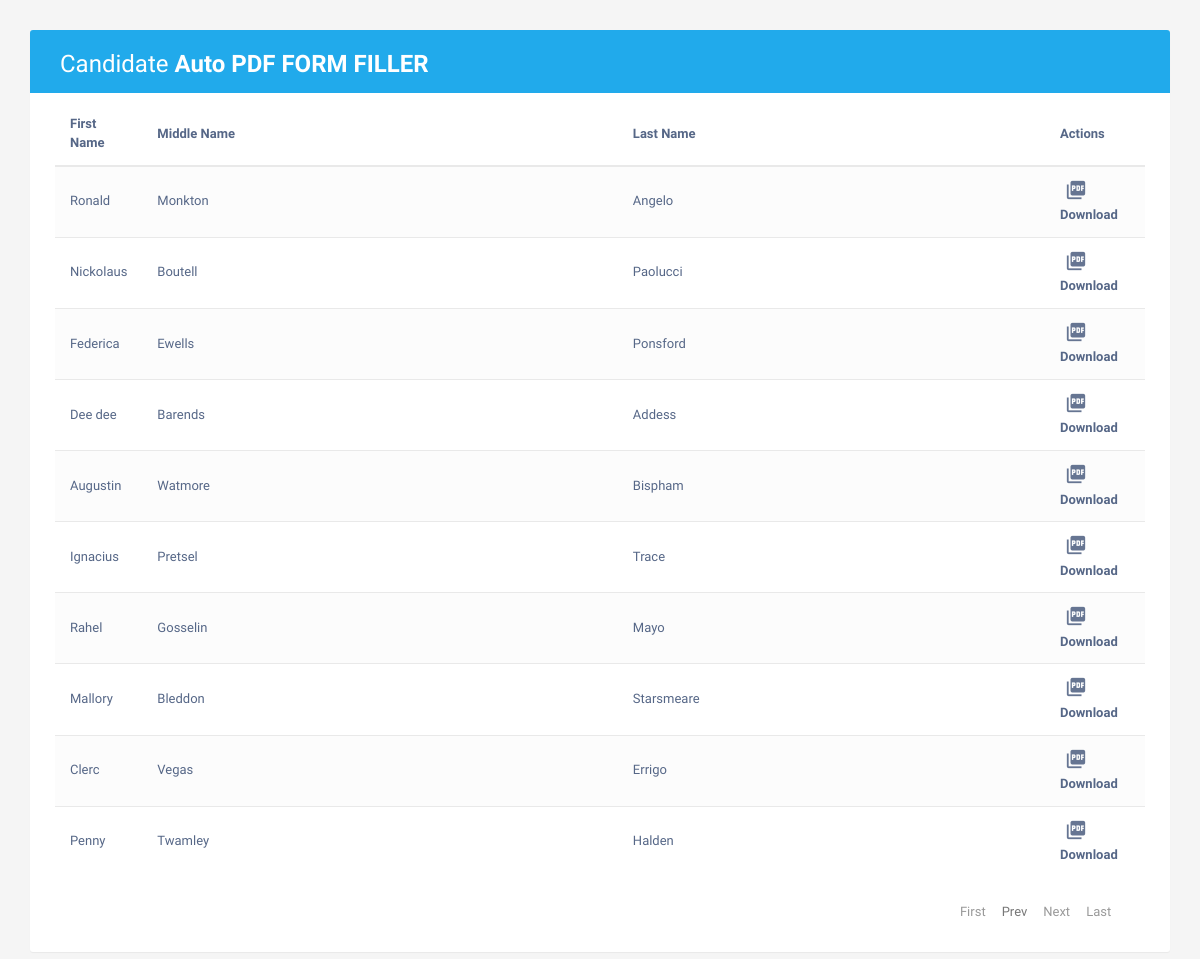
The page / on the database its author committed.
### tables this page shows
CREATE TABLE IF NOT EXISTS `users` (
  `id` bigint(30) NOT NULL AUTO_INCREMENT,
  `firstname` varchar(65) NOT NULL,
  `middlename` varchar(255) NOT NULL,
  `lastname` varchar(255) NOT NULL,
  PRIMARY KEY (`id`)
);

### index.php (the view, shortened to what this page needs)
<!DOCTYPE html>
<html lang="en">
<head>
<link rel="stylesheet" href="https://maxcdn.bootstrapcdn.com/font-awesome/4.7.0/css/font-awesome.min.css">
<link rel="stylesheet" href="https://maxcdn.bootstrapcdn.com/bootstrap/3.3.7/css/bootstrap.min.css">
</head>
<body>
    <div class="container">
        <div class="table-wrapper">
            <div class="table-title">
                <div class="row">
                    <div class="col-sm-6">
						<h2>Candidate <b>Auto PDF FORM FILLER</b></h2>
					</div>
                </div>
            </div>
			<?php
	require_once("_dbConfig.php");
			  if (isset($_GET['pageno'])) {
            $pageno = $_GET['pageno'];
        } else {
            $pageno = 1;
        }
        $no_of_records_per_page = 10;
        $offset = ($pageno-1) * $no_of_records_per_page;
			  $total_pages_sql = "SELECT COUNT(*) FROM users";
        $result = mysqli_query($connection,$total_pages_sql);
        $total_rows = mysqli_fetch_array($result)[0];
        $total_pages = ceil($total_rows / $no_of_records_per_page);
			   $sql = mysqli_query($connection,"SELECT * from users LIMIT $offset, $no_of_records_per_page") or   die(mysqli_error($connection));
			?>
            <table class="table table-striped table-hover">
                <thead>
                    <tr>
                        <th>First Name</th>
                        <th>Middle Name</th>
						<th>Last Name</th>
                        <th>Actions</th>
                    </tr>
                </thead>
                <tbody>
				<?php
while( $row = mysqli_fetch_array( $sql) ) {
					?>
                    <tr>
                        <td><?php echo $row['firstname']?></td>
						<td><?php echo $row['middlename']?></td>
						<td><?php echo $row['lastname']?></td>
                         <td><a href="download.php?id=<?php echo $row['id']; ?>"><i class="material-icons"></i>Download</a></td>
                        </tr>
                   <?php
}
				   ?></tbody>
            </table>
			<div class="clearfix">
				 <ul class="pagination">
        <li><a class="page-item" href="index.php?pageno=1">First</a></li> &nbsp;&nbsp;
        <li class="<?php if($pageno <= 1){ echo 'disabled'; } ?>">
            <a  class="page-item"href="<?php if($pageno <= 1){ echo '#'; } else { "?pageno=".($pageno - 1); } ?>">Prev</a>
        </li>&nbsp;&nbsp;
        <li class="<?php if($pageno >= $total_pages){ echo 'disabled'; } ?>">
            <a  class="page-item" href="<?php if($pageno >= $total_pages){ echo '#'; } else { echo "?pageno=".($pageno + 1); } ?>">Next</a>
        </li>&nbsp;&nbsp;
        <li><a class="page-item" href="index.php?pageno=<?php echo $total_pages; ?>">Last</a></li>
    </ul>
            </div>
        </div>
    </div>
</body>
</html>

### index.php (style rules this page uses)
body { color: #566787; background: #f5f5f5; font-family: 'Varela Round', sans-serif; font-size: 13px; }
.table-wrapper { background: #fff; padding: 20px 25px; margin: 30px 0; border-radius: 3px; box-shadow: 0 1px 1px rgba(0,0,0,.05); }
.table-title { padding-bottom: 15px; background: #21aaeb; color: #fff; padding: 16px 30px; margin: -20px -25px 10px; border-radius: 3px 3px 0 0; }
.table-title h2 { margin: 5px 0 0; font-size: 24px; }
table.table tr th, table.table tr td { border-color: #e9e9e9; padding: 12px 15px; vertical-align: middle; }
table.table tr th:first-child { width: 60px; }
table.table tr th:last-child { width: 100px; }
table.table-striped tbody tr:nth-of-type(odd) { background-color: #fcfcfc; }
table.table td:last-child i { opacity: 0.9; font-size: 22px; margin: 0 5px; }
table.table td a { font-weight: bold; color: #566787; display: inline-block; text-decoration: none; outline: none !important; }
table.table td i { font-size: 19px; }
.pagination { float: right; margin: 0 0 5px; }
.pagination li a { border: none; font-size: 13px; min-width: 30px; min-height: 30px; color: #999; margin: 0 2px; line-height: 30px; border-radius: 2px !important; text-align: center; padding: 0 6px; }

### rows shown on the page
users: firstname "Ronald", middlename "Monkton", lastname "Angelo"
users: firstname "Nickolaus", middlename "Boutell", lastname "Paolucci"
users: firstname "Federica", middlename "Ewells", lastname "Ponsford"
users: firstname "Dee dee", middlename "Barends", lastname "Addess"
users: firstname "Augustin", middlename "Watmore", lastname "Bispham"
users: firstname "Ignacius", middlename "Pretsel", lastname "Trace"
users: firstname "Rahel", middlename "Gosselin", lastname "Mayo"
users: firstname "Mallory", middlename "Bleddon", lastname "Starsmeare"
users: firstname "Clerc", middlename "Vegas", lastname "Errigo"
users: firstname "Penny", middlename "Twamley", lastname "Halden"
